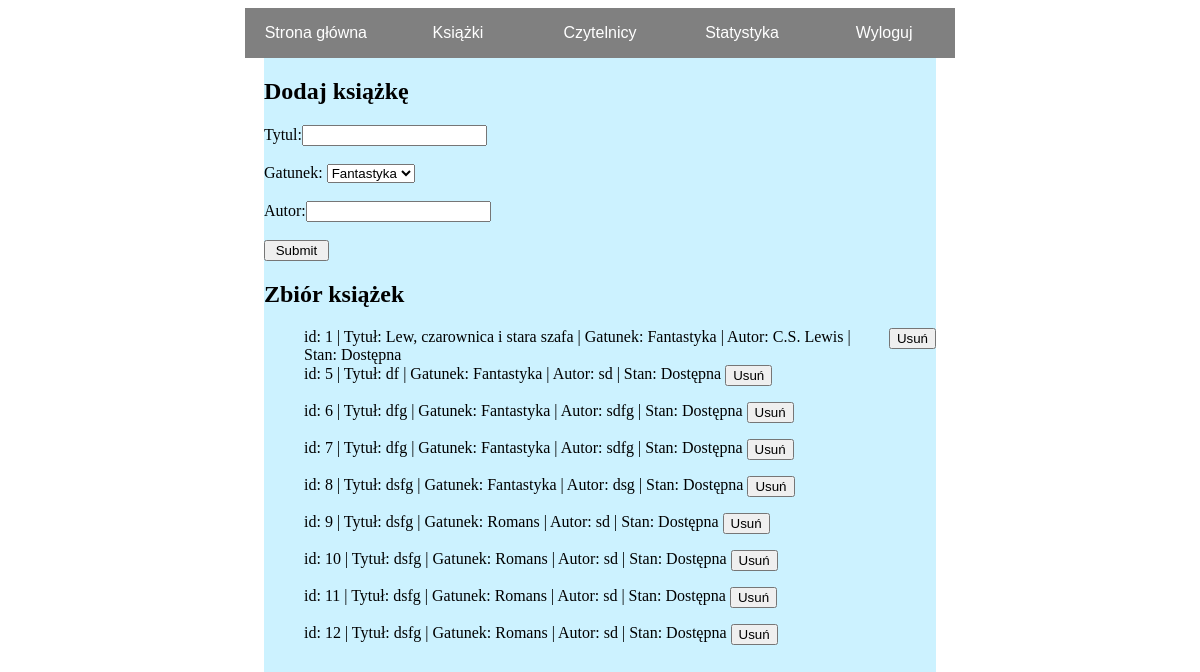
Page /admin/books.php (signed in) on the earlier database version.
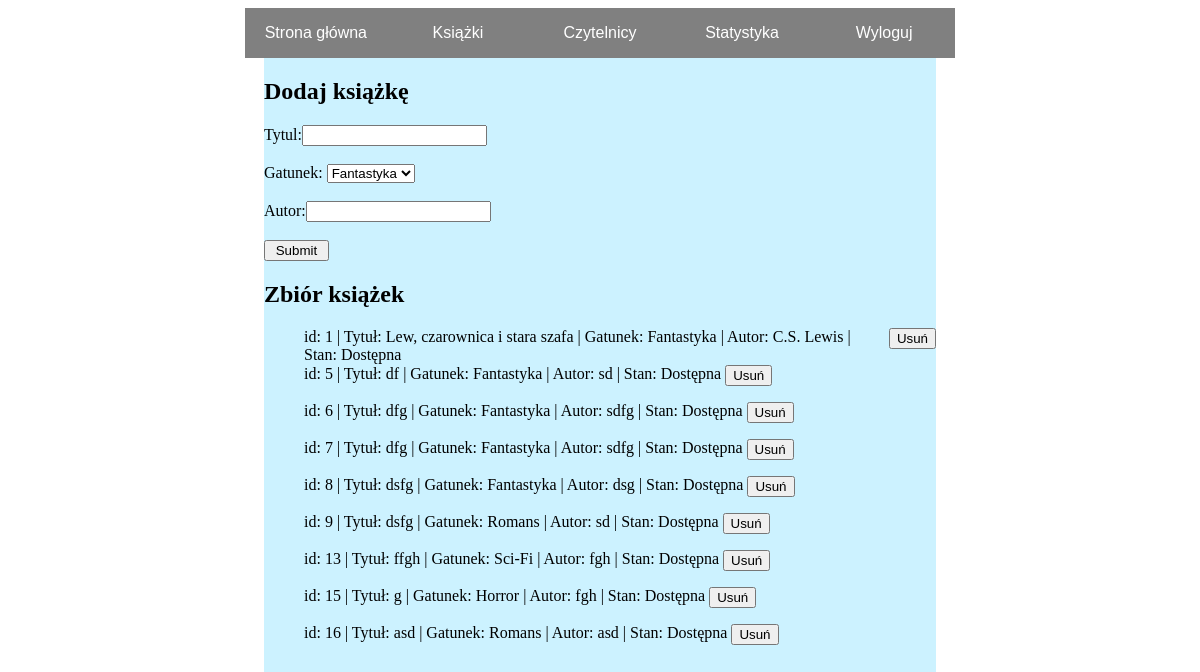
Same page on the later database version.
### tables this page shows
CREATE TABLE `ksiazki` (
  `ID` int(11) NOT NULL,
  `tytul` text NOT NULL,
  `gatunek` int(11) NOT NULL,
  `autor` text NOT NULL,
  `stan` int(11) NOT NULL DEFAULT 1,
  `czytelnik` int(11) NOT NULL
);

### admin/books.php (the view, shortened to what this page needs)
<?php
	include('session.php');
?>
<html>
     <head>
		  <link rel="stylesheet" href="style.css" type="text/css">
     </head>
     <body>
		<div class="menu">
			<ul class="ulmenu">
				<li class="mbutton center"><a href="start.php"><p>Strona główna</p></a></li>
				<li class="mbutton center"><a href="books.php"><p>Książki</p></a></li>
				<li class="mbutton center"><a href="readers.php"><p>Czytelnicy</p></a></li>
				<li class="mbutton center"><a href="stats.php"><p>Statystyka</p></a></li>
				<li class="mbutton center"><a href="logout.php"><p>Wyloguj</p></a></li>
			</ul>
		</div>
		<div class="glowna">
			<div>
				<form action = "addbook.php" method = "post">
					<h2>Dodaj książkę</h2>
					<label>Tytul:</label><input type = "text" name = "tytul" class = "box" required/><br /><br/>
					<label>Gatunek:</label>
						<select name = "gatunek">
							<option value = "1">Fantastyka</option>
						</select>
					<br/><br/>
					<label>Autor:</label><input type = "text" name = "autor" class = "box" required/><br /><br/>
					<input type = "submit" value = " Submit "/><br/>
				</form>
			</div>
			<div>
				<h2>Zbiór książek</h2>
				<ul class = "lista">
				<?php
					$gatunekInt = array("Fantastyka", "Sci-Fi", "Romans", "Horror");
					$stanInt = array("Dostępna", "Wypożyczona", "Zarezerwowana");
					$sql = "SELECT * FROM ksiazki";
					$result = mysqli_query($db,$sql);
					if ($result->num_rows > 0) {
						while($row = $result->fetch_assoc()) {
							echo "<li><div>id: ".$row['ID']." | Tytuł: ".$row['tytul']." | Gatunek: ".$gatunekInt[$row['gatunek']- 1]." | Autor: ".$row['autor']." | Stan: ".$stanInt[$row['stan']- 1]."</div><form action='deletebook.php' method='post'>&nbsp<button type='submit' name='delete' value=".$row['ID'].">Usuń</button></form></li>";
						}
					} else {
						echo "0 results";
					}
				?>
				</ul>
			</div>
		</div>
     </body>
</html>

### admin/style.css (style rules this page uses)
.menu { position: relative; left: 20%; width: 60%; height: 50px; background-color: gray; margin: 0px; text-align: center; }
.glowna { position: fixed; left: 22%; height: 100%; width: 56%; background-color: #ccf2ff; }
.ulmenu li { display: inline; }
.ulmenu { margin: 0; padding: 0; }
.ulmenu a { font-family: Arial; font-size: 1em; font-style: none; color: #ffffff; text-decoration: none; height: 100%; width: 100%; }
.mbutton { height: 50px; width: 20%; float: left; }
.center { display: flex !important; justify-content: center; align-items: center; }
.lista li { display: flex !important; }

Differences in the rows shown:
removed ksiazki: ID "10", tytul "dsfg", gatunek "Romans", autor "sd", stan "Dostępna"
removed ksiazki: ID "11", tytul "dsfg", gatunek "Romans", autor "sd", stan "Dostępna"
removed ksiazki: ID "12", tytul "dsfg", gatunek "Romans", autor "sd", stan "Dostępna"
added ksiazki: ID "13", tytul "ffgh", gatunek "Sci-Fi", autor "fgh", stan "Dostępna"
added ksiazki: ID "15", tytul "g", gatunek "Horror", autor "fgh", stan "Dostępna"
added ksiazki: ID "16", tytul "asd", gatunek "Romans", autor "asd", stan "Dostępna"
